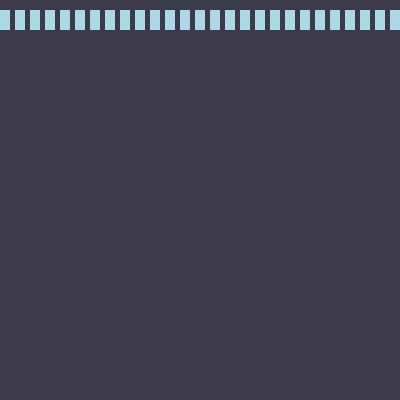
Frame 1 (no input)
Frame 60 (no input): identical to frame 1, image omitted
Frame 120 (the mouse pressed at the canvas centre since frame 60): identical to frame 1, image omitted

The p5.js sketch that drew this single still picture (run headless with seeded random() and noise() and a simulated clock; from frame 60 on, the mouse is pressed at the canvas centre):

// p5.js sketch
// ── sketch.js
function setup() {
  createCanvas(400, 400); // imposta la dimensione del canvas
}

function draw() {
  background("#3c3b4c"); // colore di sfondo
  fill("lightblue");
  noStroke();

  let rectWidth = 10;
  let rectHeight = 20;
  let spacing = 5; // spazio tra i rettangoli
  let columns = width / (rectWidth + spacing); // numero di colonne nel canvas

  for (let i = 0; i < columns; i++) {
    rect(i * (rectWidth + spacing), 10, rectWidth, rectHeight); // disegna un rettangolo per ogni colonna
  }
}
